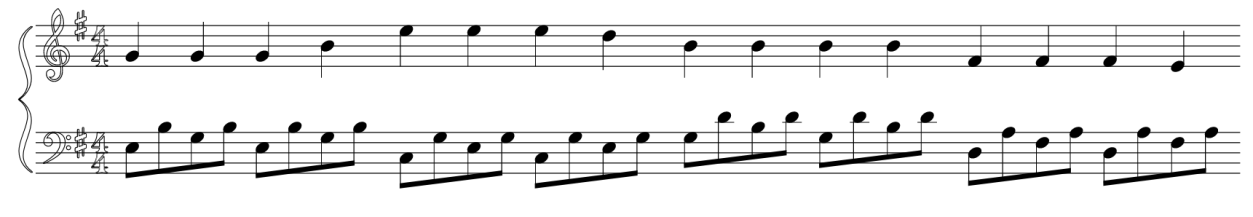
#> input picture sheetToMIDI/tests/notes.jpg, 1253 x 217 px
$ python noteDetector.py
#> lines starting #> are read from the running program, lines starting #| are printed output that depends on the picture; after the words box and inside, x2 and y2 are one past the last pixel; in counts of white or black regions, pixels touching at a corner belong together
import cv2
import numpy as np
from matplotlib import pyplot as plt

img_rgb = cv2.imread("tests/notes.jpg")
#> img_rgb is the input picture: shape (217, 1253, 3); min 0, max 255, mean 234.4
img_gray = cv2.cvtColor(img_rgb, cv2.COLOR_BGR2GRAY)
template = cv2.imread("resources/quarter_up.jpg", 0)
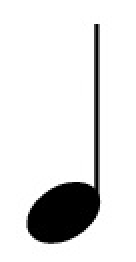
#> input picture sheetToMIDI/resources/quarter_up.jpg, 68 x 131 px (shown 2 times larger)
#> template is the input picture: shape (131, 68); min 0, max 255, mean 225.7
w, h = template.shape[::-1]
#> w = 68; h = 131


res = cv2.matchTemplate(img_gray, template, cv2.TM_CCOEFF_NORMED)
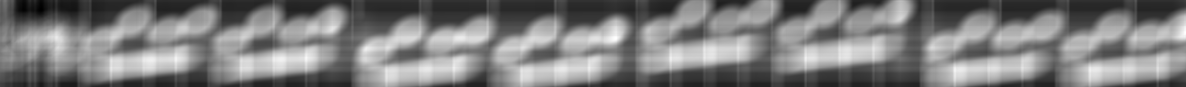
#> res: shape (87, 1186) float32; min -0.176, max 0.27, mean 0.0431; drawn with min black and max white
threshold = 0.25
loc = np.where(res >= threshold)
#> loc = 43 positions, rows 28 to 59, columns 305 to 1185
for pt in zip(*loc[::-1]):
    cv2.rectangle(img_rgb, pt, (pt[0] + w, pt[1] + h), (0, 0, 255), 1)
#> this loop made 43 passes
#> pt on passes 1 to 12: (1185, 28), (1185, 29), (1184, 30), (1185, 30), (1184, 31), (1185, 31), (1184, 32), (1185, 32), (1184, 33), (1185, 33), (1183, 34), (1184, 34)
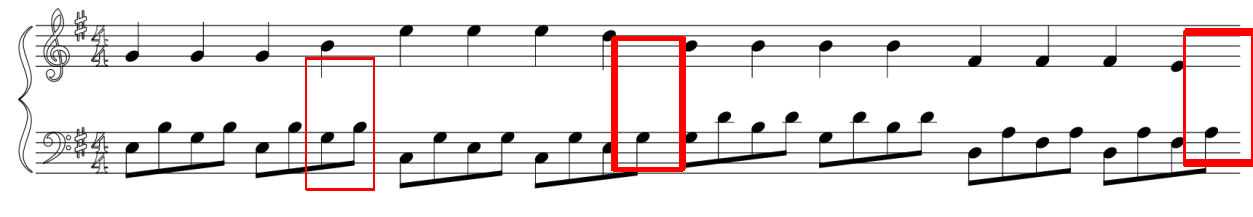
#> img_rgb: shape (217, 1253, 3); 1.9% of pixels changed, all inside (x1, y1, x2, y2) = (305, 28, 1253, 191)

cv2.imwrite('tests/output/notes.jpg', img_rgb)
